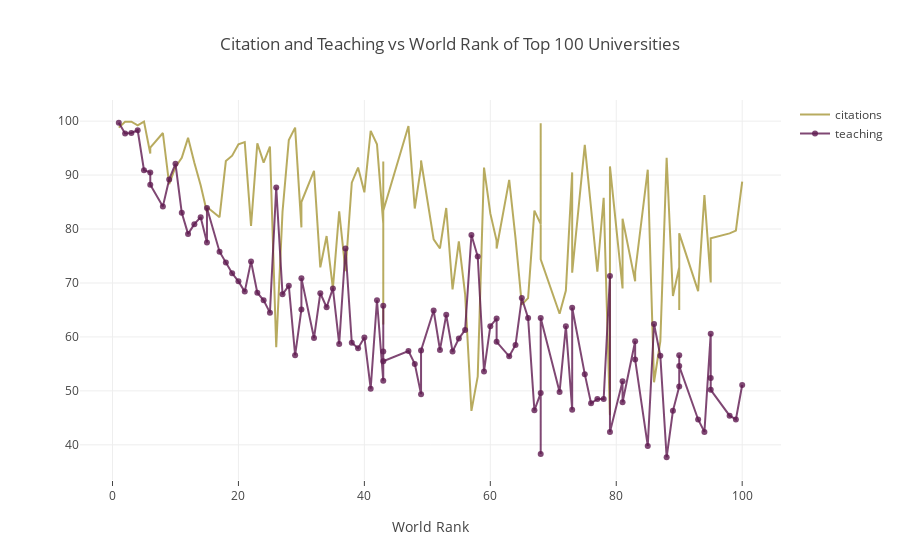

Notebook code cell kept with this figure:
### Code cell
#creating line1

line1= go.Scatter(
    x = df.world_rank, # x axis
    y = df.citations, # y axis
    mode = "lines", #type of plot
    name = "citations", # name of the plots
    marker = dict(color = 'rgba(167,150,55,0.8)'), #color + opacity
    text = df.university_name # hover text
)

#cretaing line2
line2= go.Scatter(
    x = df.world_rank,
    y = df.teaching,
    mode = 'lines+markers',
    name = "teaching",
    marker = dict(color = 'rgba(95,26,80,0.8)'),
    text = df.university_name
) 

data = [line1,line2]

layout= dict(title= 'Citation and Teaching vs World Rank of Top 100 Universities',              
             xaxis= dict(title= 'World Rank',ticklen= 5,zeroline= False)
)
fig = dict(data = data, layout = layout)
iplot(fig)

### Figure 1 — Plotly figure (JSON) as saved in the notebook; plotly's stock layout.template omitted (floating-point values rounded to 4 significant figures)
{"data": [{"marker": {"color": "rgba(167,150,55,0.8)"}, "mode": "lines", "name": "citations", "text": ["Harvard University", "California Institute of Technology", "Massachusetts Institute of Technology", "Stanford University", "Princeton University", "University of Cambridge", "University of Oxford", "University of California, Berkeley", "Imperial College London", "Yale University", "University of California, Los Angeles", "University of Chicago", "Johns Hopkins University", "Cornell University", "ETH Zurich – Swiss Federal Institute of Technology Zurich", "University of Michigan", "University of Toronto", "Columbia University", "University of Pennsylvania", "Carnegie Mellon University", "University of Hong Kong", "University College London", "University of Washington", "Duke University", "Northwestern University", "University of Tokyo", "Georgia Institute of Technology", "Pohang University of Science and Technology", "University of California, Santa Barbara", "University of British Columbia", "University of North Carolina at Chapel Hill", "University of California, San Diego", "University of Illinois at Urbana-Champaign", "National University of Singapore", "McGill University", "University of Melbourne", "Peking University", "Washington University in St Louis", "École Polytechnique", "University of Edinburgh", "Hong Kong University of Science and Technology", "École Normale Supérieure", "Australian National University", "Karolinska Institute", "University of Göttingen", "University of Wisconsin", "Rice University", "École Polytechnique Fédérale de Lausanne", "University of California, Irvine", "University of Science and Technology of China", "Vanderbilt University", "University of Minnesota", "Tufts University", "University of California, Davis", "Brown University", "University of Massachusetts", "Kyoto University", "Tsinghua University", "Boston University", "New York University", "Emory University", "LMU Munich", "University of Notre Dame", "University of Pittsburgh", "Case Western Reserve University", "Ohio State University", "University of Colorado Boulder", "University of Bristol", "University of California, Santa Cruz", "Yeshiva University", "University of Sydney", "University of Virginia", "University of Adelaide", "University of Southern California", "William & Mary", "Trinity College Dublin", "King’s College London", "Stony Brook University", "Korea Advanced Institute of Science and Technology (KAIST)", "University of Sussex", "The University of Queensland", "University of York", "Heidelberg University", "University of Utah", "Durham University", "London School of Economics and Political Science", "University of Manchester", "Royal Holloway, University of London", "Lund University", "University of Southampton", "University of Zurich", "Wake Forest University", "McMaster University", "University College Dublin", "George Washington University", "University of Arizona", "University of Basel", "University of Maryland, College Park", "Dartmouth College", "École Normale Supérieure de Lyon"], "x": ["1", "2", "3", "4", "5", "6", "6", "8", "9", "10", "11", "12", "13", "14", "15", "15", "17", "18", "19", "20", "21", "22", "23", "24", "25", "26", "27", "28", "29", "30", "30", "32", "33", "34", "35", "36", "37", "38", "39", "40", "41", "42", "43", "43", "43", "43", "47", "48", "49", "49", "51", "52", "53", "54", "55", "56", "57", "58", "59", "60", "61", "61", "63", "64", "65", "66", "67", "68", "68", "68", "71", "72", "73", "73", "75", "76", "77", "78", "79", "79", "81", "81", "83", "83", "85", "86", "87", "88", "89", "90", "90", "90", "93", "94", "95", "95", "95", "98", "99", "100"], "y": [98.8, 99.9, 99.9, 99.2, 99.9, 94, 95.1, 97.8, 88.3, 91.5, 93.2, 96.9, 92.3, 88.1, 83.1, 84.1, 82.2, 92.6, 93.6, 95.7, 96.1, 80.6, 95.9, 92.3, 95.3, 58.1, 83.2, 96.5, 98.8, 80.3, 85, 90.8, 72.9, 78.7, 69, 83.3, 72.2, 88.6, 91.4, 86.8, 98.2, 95.7, 81, 62.3, 92.5, 83.4, 99.1, 83.8, 91.6, 92.7, 78.1, 76.4, 83.9, 68.8, 77.7, 67.9, 46.3, 52.7, 91.4, 82.9, 77.8, 76.4, 89.1, 78.3, 66, 67.2, 83.4, 80.9, 99.6, 74.4, 64.3, 68.6, 90.5, 71.9, 95.6, 84.4, 72.1, 85.8, 45.5, 91.6, 69, 81.9, 70.3, 72, 91, 51.6, 59.2, 93.2, 67.6, 72.9, 65, 79.2, 68.5, 86.3, 70.2, 70.1, 78.3, 79.2, 79.7, 88.8], "type": "scatter", "uid": "49b8bd21-cbe3-4a52-920e-e6e2765a8789"}, {"marker": {"color": "rgba(95,26,80,0.8)"}, "mode": "lines+markers", "name": "teaching", "text": ["Harvard University", "California Institute of Technology", "Massachusetts Institute of Technology", "Stanford University", "Princeton University", "University of Cambridge", "University of Oxford", "University of California, Berkeley", "Imperial College London", "Yale University", "University of California, Los Angeles", "University of Chicago", "Johns Hopkins University", "Cornell University", "ETH Zurich – Swiss Federal Institute of Technology Zurich", "University of Michigan", "University of Toronto", "Columbia University", "University of Pennsylvania", "Carnegie Mellon University", "University of Hong Kong", "University College London", "University of Washington", "Duke University", "Northwestern University", "University of Tokyo", "Georgia Institute of Technology", "Pohang University of Science and Technology", "University of California, Santa Barbara", "University of British Columbia", "University of North Carolina at Chapel Hill", "University of California, San Diego", "University of Illinois at Urbana-Champaign", "National University of Singapore", "McGill University", "University of Melbourne", "Peking University", "Washington University in St Louis", "École Polytechnique", "University of Edinburgh", "Hong Kong University of Science and Technology", "École Normale Supérieure", "Australian National University", "Karolinska Institute", "University of Göttingen", "University of Wisconsin", "Rice University", "École Polytechnique Fédérale de Lausanne", "University of California, Irvine", "University of Science and Technology of China", "Vanderbilt University", "University of Minnesota", "Tufts University", "University of California, Davis", "Brown University", "University of Massachusetts", "Kyoto University", "Tsinghua University", "Boston University", "New York University", "Emory University", "LMU Munich", "University of Notre Dame", "University of Pittsburgh", "Case Western Reserve University", "Ohio State University", "University of Colorado Boulder", "University of Bristol", "University of California, Santa Cruz", "Yeshiva University", "University of Sydney", "University of Virginia", "University of Adelaide", "University of Southern California", "William & Mary", "Trinity College Dublin", "King’s College London", "Stony Brook University", "Korea Advanced Institute of Science and Technology (KAIST)", "University of Sussex", "The University of Queensland", "University of York", "Heidelberg University", "University of Utah", "Durham University", "London School of Economics and Political Science", "University of Manchester", "Royal Holloway, University of London", "Lund University", "University of Southampton", "University of Zurich", "Wake Forest University", "McMaster University", "University College Dublin", "George Washington University", "University of Arizona", "University of Basel", "University of Maryland, College Park", "Dartmouth College", "École Normale Supérieure de Lyon"], "x": ["1", "2", "3", "4", "5", "6", "6", "8", "9", "10", "11", "12", "13", "14", "15", "15", "17", "18", "19", "20", "21", "22", "23", "24", "25", "26", "27", "28", "29", "30", "30", "32", "33", "34", "35", "36", "37", "38", "39", "40", "41", "42", "43", "43", "43", "43", "47", "48", "49", "49", "51", "52", "53", "54", "55", "56", "57", "58", "59", "60", "61", "61", "63", "64", "65", "66", "67", "68", "68", "68", "71", "72", "73", "73", "75", "76", "77", "78", "79", "79", "81", "81", "83", "83", "85", "86", "87", "88", "89", "90", "90", "90", "93", "94", "95", "95", "95", "98", "99", "100"], "y": [99.7, 97.7, 97.8, 98.3, 90.9, 90.5, 88.2, 84.2, 89.2, 92.1, 83, 79.1, 80.9, 82.2, 77.5, 83.9, 75.8, 73.8, 71.8, 70.3, 68.4, 74, 68.2, 66.8, 64.5, 87.7, 67.9, 69.5, 56.6, 65.1, 70.9, 59.8, 68.1, 65.5, 69, 58.7, 76.4, 58.9, 57.9, 59.9, 50.4, 66.8, 51.9, 65.8, 57.3, 55.5, 57.4, 55, 49.4, 57.5, 64.9, 57.6, 64.1, 57.3, 59.7, 61.3, 78.9, 74.9, 53.6, 62, 63.4, 59.1, 56.4, 58.5, 67.2, 63.5, 46.4, 49.6, 38.3, 63.5, 49.8, 62, 46.5, 65.4, 53.1, 47.7, 48.5, 48.5, 71.3, 42.4, 51.8, 47.9, 59.2, 55.8, 39.8, 62.4, 56.5, 37.7, 46.3, 50.8, 56.6, 54.6, 44.7, 42.4, 60.6, 52.4, 50.2, 45.4, 44.7, 51.1], "type": "scatter", "uid": "6e15ace8-9aae-4b8d-a38e-d3dc11c304e9"}], "layout": {"title": {"text": "Citation and Teaching vs World Rank of Top 100 Universities"}, "xaxis": {"ticklen": 5, "title": {"text": "World Rank"}, "zeroline": false}}}
